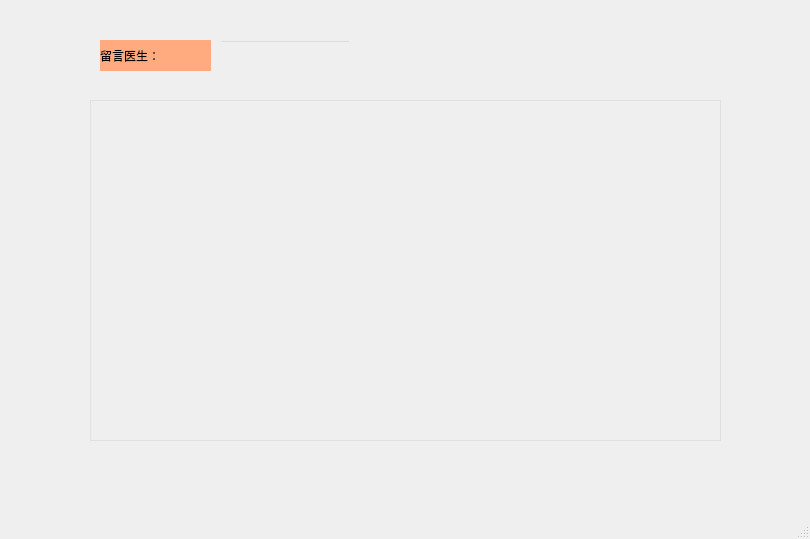
<?xml version="1.0" encoding="UTF-8"?>
<ui version="4.0">
 <class>getDoctorMessageWindow</class>
 <widget class="QMainWindow" name="getDoctorMessageWindow">
  <property name="geometry">
   <rect>
    <x>0</x>
    <y>0</y>
    <width>810</width>
    <height>539</height>
   </rect>
  </property>
  <property name="windowTitle">
   <string>MainWindow</string>
  </property>
  <widget class="QWidget" name="centralwidget">
   <widget class="QWidget" name="widget" native="true">
    <property name="geometry">
     <rect>
      <x>-90</x>
      <y>0</y>
      <width>911</width>
      <height>491</height>
     </rect>
    </property>
    <property name="styleSheet">
     <string notr="true">#widget{
	border-image: url(:/IMG_2027.JPG);}</string>
    </property>
    <widget class="QTextEdit" name="doctorMessageTextEdit">
     <property name="geometry">
      <rect>
       <x>180</x>
       <y>100</y>
       <width>631</width>
       <height>341</height>
      </rect>
     </property>
     <property name="styleSheet">
      <string notr="true">background-color:rgba(244,244,244,2);
font: 10pt &quot;黑体&quot;;
border:1px solid #e1e0e0;
color: rgb(255, 255, 255);</string>
     </property>
    </widget>
    <widget class="QLineEdit" name="doctornameLineEdit">
     <property name="geometry">
      <rect>
       <x>310</x>
       <y>40</y>
       <width>131</width>
       <height>31</height>
      </rect>
     </property>
     <property name="styleSheet">
      <string notr="true">background-color:rgba(244,244,244,2)</string>
     </property>
    </widget>
    <widget class="QLabel" name="appointmentTimelabel">
     <property name="geometry">
      <rect>
       <x>190</x>
       <y>40</y>
       <width>111</width>
       <height>31</height>
      </rect>
     </property>
     <property name="styleSheet">
      <string notr="true">font: 16pt &quot;Arial&quot;;
color: rgb(0, 0, 0);
background-color: rgb(255, 170, 127);</string>
     </property>
     <property name="text">
      <string>留言医生：</string>
     </property>
    </widget>
   </widget>
  </widget>
  <widget class="QMenuBar" name="menubar">
   <property name="geometry">
    <rect>
     <x>0</x>
     <y>0</y>
     <width>810</width>
     <height>25</height>
    </rect>
   </property>
  </widget>
  <widget class="QStatusBar" name="statusbar"/>
 </widget>
 <resources/>
 <connections/>
</ui>
